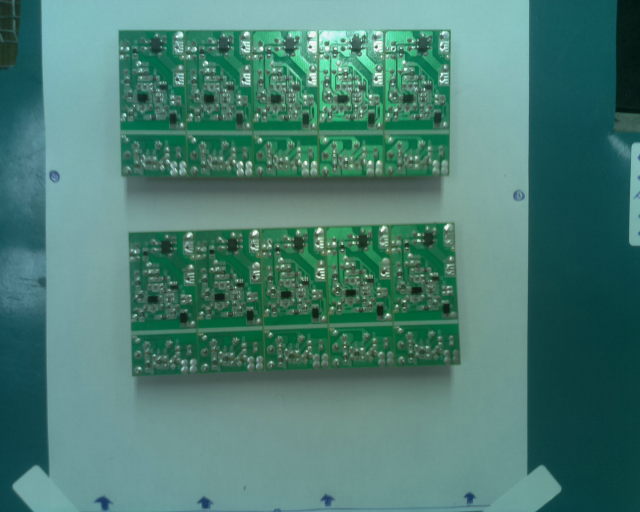
#> input picture app-backend/Flow/Testes Placas MCM_v1/Foto01.png, 1280 x 1024 px (shown at 1/2 size)
$ python -i PCB_flow.py   (imports and definitions only)
#> lines starting #> are read from the running program, lines starting #| are printed output that depends on the picture
import sys
import argparse
import math
import cv2 as cv
import numpy as np
#import skimage
from skimage.color import rgb2yiq
import time
#import picamera


######  Bloco Inicial

##   Carrega Imagem
def loadImage(fileName):
    srcRGB = cv.imread(cv.samples.findFile(fileName)) # Carrega a imagem colorida
    return srcRGB

##   Tira uma fotografia utilizando picamera (testar no rasp) e coloca em um numpy
# [22 lines left out: functions takepic, filter, not called in this run]

#####   Bloco de detecção de bordas

## Detecção de cantos e correção de pespectiva com corner Harris
def CornerPespec(srcRGB):

    h, w, c = srcRGB.shape
    kernel = np.ones((5,5),np.float32)/25


    vert = cv.filter2D(srcRGB[:, w//2 -5:w//2 + 5, 1].copy(),-1,kernel)
    vert = vert[:,5]

    dvert = np.zeros_like(vert, dtype=np.int16)
    dvert[:] = vert[:]
    dvert[1:-1] = np.abs(dvert[2:] - dvert[:-2])//2

    limits = np.nonzero(dvert[10:-10] > 2.5)
    top = limits[0][0]
    bot = limits[0][-1] + 20

    lt = cv.filter2D(srcRGB[top-100:top+100, :200, :].copy(),-1,kernel)
    lb = cv.filter2D(srcRGB[bot-100:bot+100, :200, :].copy(),-1,kernel)

    rt = cv.filter2D(srcRGB[top-100:top+100, w-200:, :].copy(),-1,kernel)
    rb = cv.filter2D(srcRGB[bot-100:bot+100, w-200:, :].copy(),-1,kernel)

    #LT
    ##  Canny
    lt = cv.Canny(lt, 50, 100, None, 3, True)
    lt = np.float32(lt)
    ##  Detectar as quinas
    lt = cv.cornerHarris(lt,2,3,0.04)
    ##  Dilatação para destacar
    lt = cv.dilate(lt,None)
    N, M = lt.shape
    plt = (0,0)
    dlt = N**2+M**2

    #RT
    ##  Canny
    rt = cv.Canny(rt, 50, 100, None, 3, True)
    rt = np.float32(rt)
    ##  Detectar as quinas
    rt = cv.cornerHarris(rt,2,3,0.04)
    ##  Dilatação para destacar
    rt = cv.dilate(rt,None)
    prt = (0,M)
    drt = dlt

    #RB
    ##  Canny
    rb = cv.Canny(rb, 50, 100, None, 3, True)
    rb = np.float32(rb)
    ##  Detectar as quinas
    rb = cv.cornerHarris(rb,2,3,0.04)
    ##  Dilatação para destacar
    rb = cv.dilate(rb,None)
    prb = (N,M)
    drb = dlt

    #LB
    ##  Canny
    lb = cv.Canny(lb, 50, 100, None, 3, True)
    lb = np.float32(lb)
    ##  Detectar as quinas
    lb = cv.cornerHarris(lb,2,3,0.04)
    ##  Dilatação para destacar
    lb = cv.dilate(lb,None)
    plb = (N,0)
    dlb = dlt

    ##  Calcular Distancia entre os pontos
    for i in range (0, N):
        for j in range (0, M): #

            if (lt[i][j] != 0):
                dltc = (i**2)+(j**2)
                if (dltc < dlt):
                    plt = (i,j)
                    dlt = dltc

            jr = M - j - 1
            if (rt[i][jr] != 0):
                drtc = (i**2)+(j**2)
                if drtc < drt:
                    prt = (i,jr)
                    drt = drtc

            ib = N - i - 1
            if (rb[ib][jr] != 0):
                drbc = (i**2)+(j**2)
                if drbc < drb:
                    prb = (ib,jr)
                    drb = drbc

            if (lb[ib][j] != 0):
                dlbc = (i**2)+(j**2)
                if dlbc < dlb:
                    plb = (ib,j)
                    dlb = dlbc

    plt = (top - 100 + plt[0], plt[1])
    prt = (top - 100 + prt[0], w-200+prt[1])
    prb = (bot - 100 + prb[0], w-200+prb[1])
    plb = (bot - 100 + plb[0], plb[1])

    #print(plt, prt, prb, plb)


    dn = 1500
    dm = 3200

    ##  Corrigir a pespectiva
    pts1 = np.float32([[plt[1],plt[0]], [prt[1],prt[0]], [plb[1],plb[0]], [prb[1],prb[0]]])
    pts2 = np.float32([[0,0],[dm,0],[0,dn],[dm,dn]])

    matrix = cv.getPerspectiveTransform(pts1, pts2)
    result = cv.warpPerspective(srcRGB, matrix, (dm, dn))
    #resultGray = cv.cvtColor(result,cv.COLOR_BGR2GRAY)

    #return result, resultGray
    return result

# [73 lines left out: functions edgesDetection, borderPCB, alignment, not called in this run]

def getOptimalDCTSize(N):
    return 2*cv.getOptimalDFTSize((N+1)//2)

#####   BLOCO PARA NORMALIZAÇÂO DE CORES
#def colorN(srcRGB, srcGray):
# [205 lines left out: functions colorN, threshold, segment_01, main, not called in this run]


# [2 lines not run here, left out]

>>> import cv2
>>> picture = cv2.imread('Testes Placas MCM_v1/Foto01.png', cv2.IMREAD_GRAYSCALE)
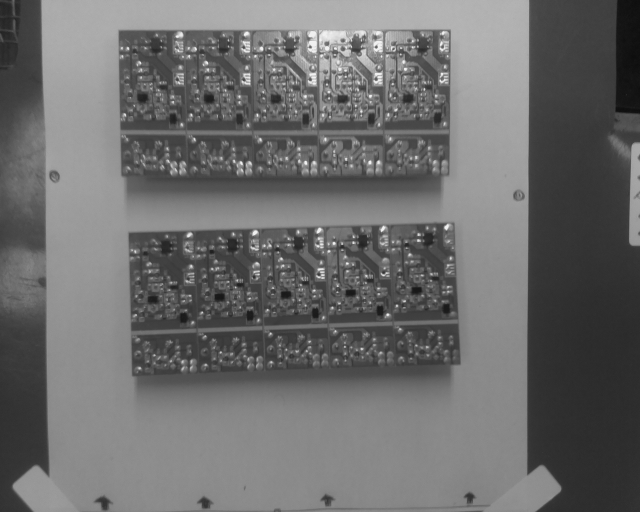
#> picture: shape (1024, 1280) (shown at 1/2 size); min 11, max 250, mean 108.1
#> (the run stopped early here; a loop or call above may not have finished)

$ run again, on app-backend/Flow/Testes Placas MCM_v1/Foto05.png
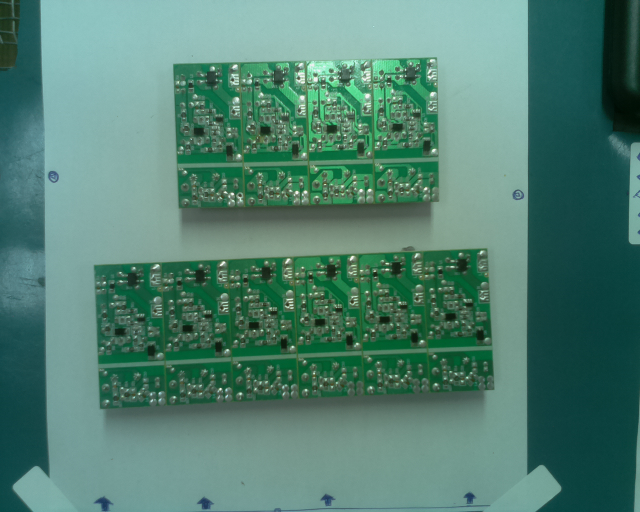
#> input picture app-backend/Flow/Testes Placas MCM_v1/Foto05.png, 1280 x 1024 px (shown at 1/2 size)
#> `picture = cv2.imread('Testes Placas MCM_v1/Foto01.png', cv2.IMREAD_GRA..`:
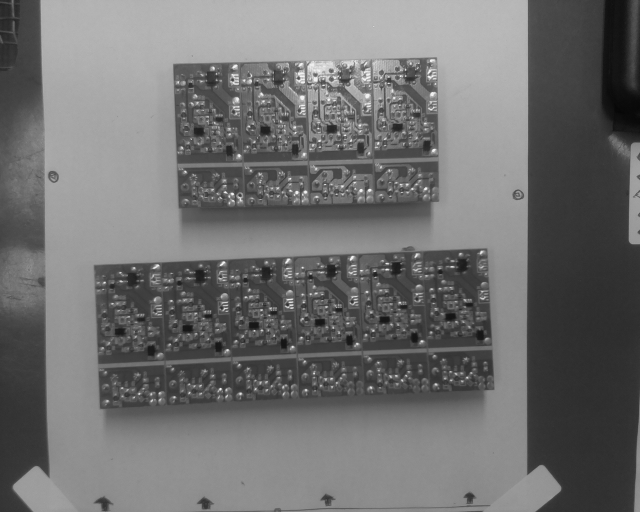
#> picture: shape (1024, 1280) (shown at 1/2 size); min 5, max 252, mean 111.4

$ run again, on app-backend/Flow/Testes Placas MCM_v1/Foto08.png
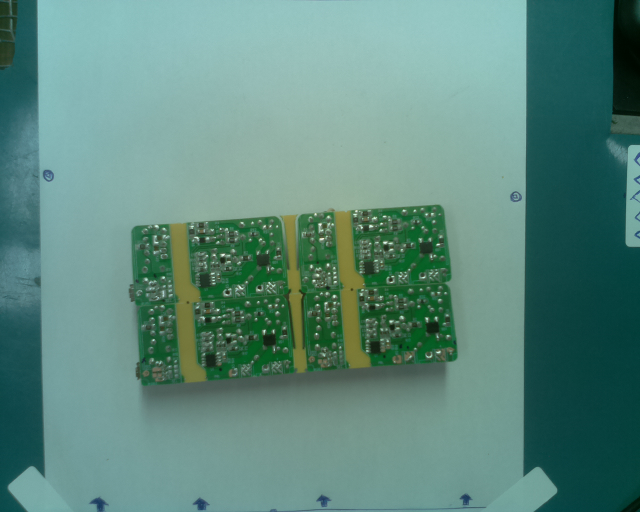
#> input picture app-backend/Flow/Testes Placas MCM_v1/Foto08.png, 1280 x 1024 px (shown at 1/2 size)
#> `picture = cv2.imread('Testes Placas MCM_v1/Foto01.png', cv2.IMREAD_GRA..`:
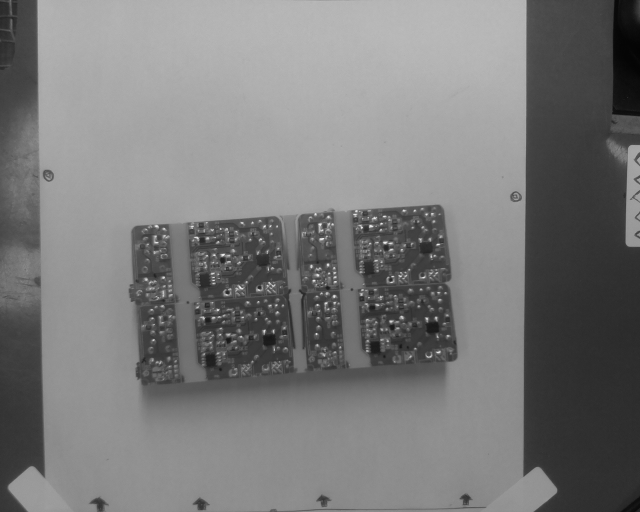
#> picture: shape (1024, 1280) (shown at 1/2 size); min 2, max 247, mean 121.9

$ run again, on app-backend/Flow/Testes Placas MCM_v1/Foto15.png
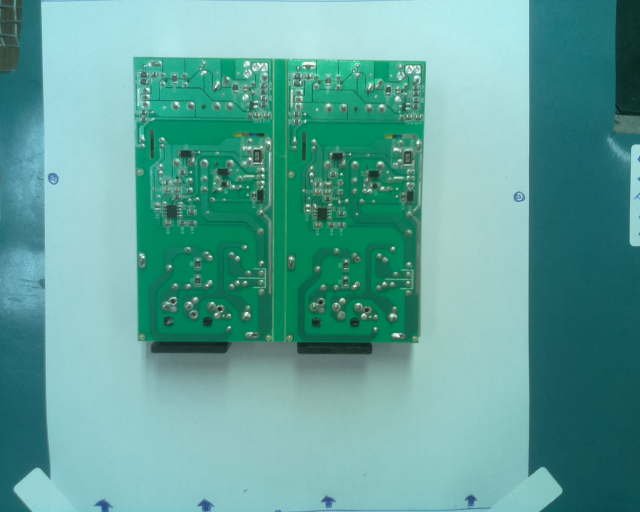
#> input picture app-backend/Flow/Testes Placas MCM_v1/Foto15.png, 1280 x 1024 px (shown at 1/2 size)
#> `picture = cv2.imread('Testes Placas MCM_v1/Foto01.png', cv2.IMREAD_GRA..`:
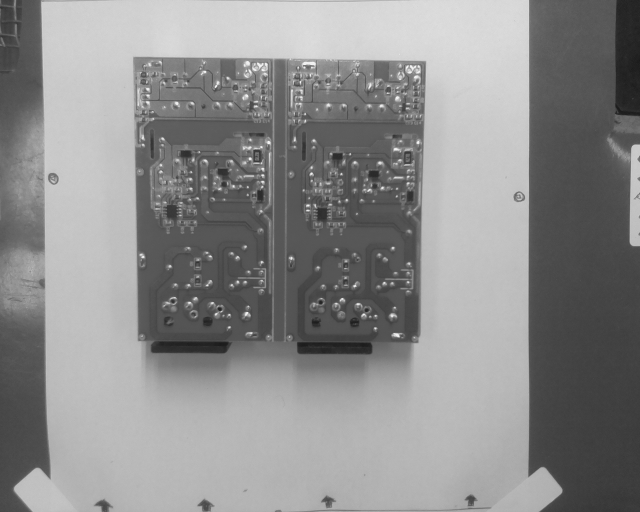
#> picture: shape (1024, 1280) (shown at 1/2 size); min 24, max 250, mean 140.2
